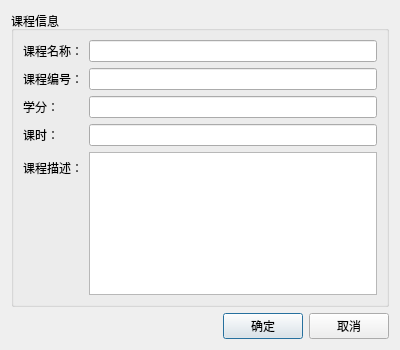
<?xml version="1.0" encoding="UTF-8"?>
<ui version="4.0">
 <class>AddCourseDialog</class>
 <widget class="QDialog" name="AddCourseDialog">
  <property name="geometry">
   <rect>
    <x>0</x>
    <y>0</y>
    <width>400</width>
    <height>350</height>
   </rect>
  </property>
  <property name="windowTitle">
   <string>添加课程</string>
  </property>
  <layout class="QVBoxLayout" name="verticalLayout">
   <item>
    <widget class="QGroupBox" name="groupBox">
     <property name="title">
      <string>课程信息</string>
     </property>
     <layout class="QFormLayout" name="formLayout">
      <item row="0" column="0">
       <widget class="QLabel" name="label">
        <property name="text">
         <string>课程名称：</string>
        </property>
       </widget>
      </item>
      <item row="0" column="1">
       <widget class="QLineEdit" name="courseNameEdit"/>
      </item>
      <item row="1" column="0">
       <widget class="QLabel" name="label_2">
        <property name="text">
         <string>课程编号：</string>
        </property>
       </widget>
      </item>
      <item row="1" column="1">
       <widget class="QLineEdit" name="courseCodeEdit"/>
      </item>
      <item row="2" column="0">
       <widget class="QLabel" name="label_3">
        <property name="text">
         <string>学分：</string>
        </property>
       </widget>
      </item>
      <item row="2" column="1">
       <widget class="QLineEdit" name="creditEdit"/>
      </item>
      <item row="3" column="0">
       <widget class="QLabel" name="label_4">
        <property name="text">
         <string>课时：</string>
        </property>
       </widget>
      </item>
      <item row="3" column="1">
       <widget class="QLineEdit" name="classHourEdit"/>
      </item>
      <item row="4" column="0">
       <widget class="QLabel" name="label_5">
        <property name="text">
         <string>课程描述：</string>
        </property>
       </widget>
      </item>
      <item row="4" column="1">
       <widget class="QTextEdit" name="descriptionEdit">
        <property name="maximumHeight">
         <number>80</number>
        </property>
       </widget>
      </item>
     </layout>
    </widget>
   </item>
   <item>
    <layout class="QHBoxLayout" name="horizontalLayout">
     <item>
      <spacer name="horizontalSpacer">
       <property name="orientation">
        <enum>Qt::Horizontal</enum>
       </property>
       <property name="sizeHint" stdset="0">
        <size>
         <width>40</width>
         <height>20</height>
        </size>
       </property>
      </spacer>
     </item>
     <item>
      <widget class="QPushButton" name="okBtn">
       <property name="text">
        <string>确定</string>
       </property>
      </widget>
     </item>
     <item>
      <widget class="QPushButton" name="cancelBtn">
       <property name="text">
        <string>取消</string>
       </property>
      </widget>
     </item>
    </layout>
   </item>
  </layout>
 </widget>
 <resources/>
 <connections>
  <connection>
   <sender>okBtn</sender>
   <signal>clicked()</signal>
   <receiver>AddCourseDialog</receiver>
   <slot>accept()</slot>
   <hints>
    <hint type="sourcelabel">
     <x>225</x>
     <y>315</y>
    </hint>
    <hint type="destinationlabel">
     <x>200</x>
     <y>175</y>
    </hint>
   </hints>
  </connection>
  <connection>
   <sender>cancelBtn</sender>
   <signal>clicked()</signal>
   <receiver>AddCourseDialog</receiver>
   <slot>reject()</slot>
   <hints>
    <hint type="sourcelabel">
     <x>310</x>
     <y>315</y>
    </hint>
    <hint type="destinationlabel">
     <x>200</x>
     <y>175</y>
    </hint>
   </hints>
  </connection>
 </connections>
</ui>
